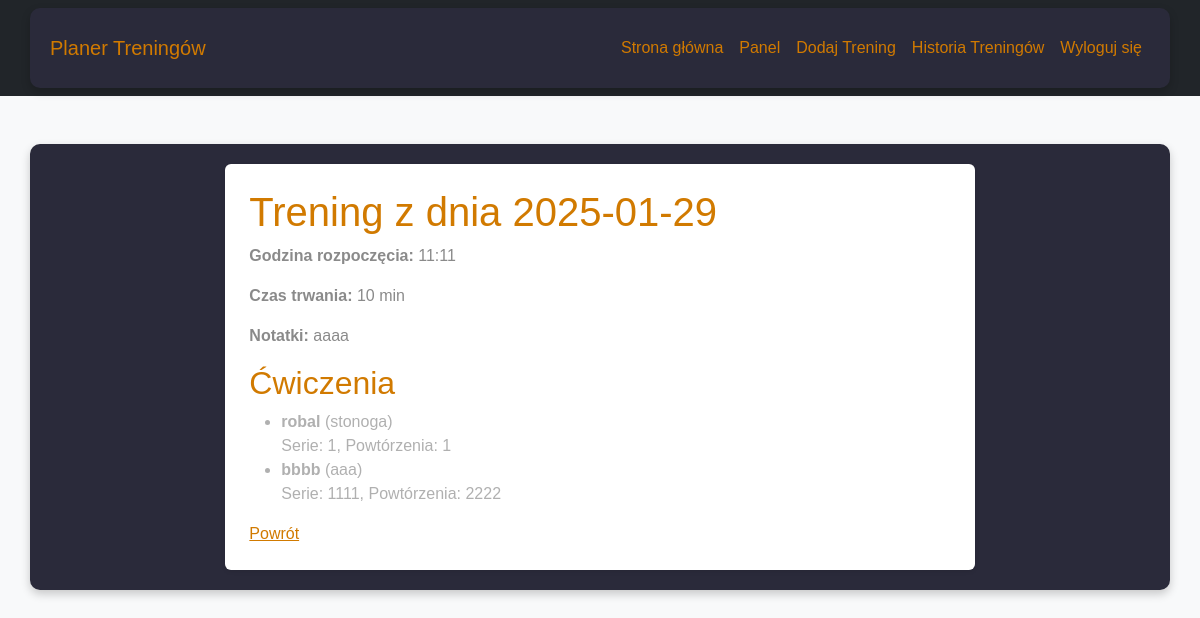
Page /workout/8 (signed in) on the committed database.
### app.py (models this page shows)
class Workout(db.Model):
    id = db.Column(db.Integer, primary_key=True)
    user_id = db.Column(db.Integer, db.ForeignKey('user.id'), nullable=False)
    date = db.Column(db.String(10), nullable=False)
    start_time = db.Column(db.String(5), nullable=False)
    duration = db.Column(db.String(10), nullable=False)
    notes = db.Column(db.Text)
    user = db.relationship('User', backref=db.backref('workouts', lazy=True))

class Exercise(db.Model):
    id = db.Column(db.Integer, primary_key=True)
    workout_id = db.Column(db.Integer, db.ForeignKey('workout.id'), nullable=False)
    body_part = db.Column(db.String(50), nullable=False)
    name = db.Column(db.String(100), nullable=False)
    sets = db.Column(db.Integer, nullable=False)
    reps = db.Column(db.Integer, nullable=False)
    workout = db.relationship('Workout', backref=db.backref('exercises', lazy=True))

### app.py (the view)
@app.route("/workout/<int:workout_id>")
@login_required
def view_workout(workout_id):
    workout = Workout.query.get_or_404(workout_id)
    exercises = Exercise.query.filter_by(workout_id=workout.id).all()
    return render_template("view_workout.html", workout=workout, exercises=exercises)

### app.py (called while the page is built)
@login_manager.user_loader
def load_user(user_id):
    return User.query.get(int(user_id))

### templates/view_workout.html
{% extends "base.html" %}
{% block content %}
    <h1>Trening z dnia {{ workout.date }}</h1>
    <p><strong>Godzina rozpoczęcia:</strong> {{ workout.start_time }}</p>
    <p><strong>Czas trwania:</strong> {{ workout.duration }} min</p>
    <p><strong>Notatki:</strong> {{ workout.notes or "Brak" }}</p>
    <h2>Ćwiczenia</h2>
    {% if exercises %}
        <ul>
        {% for exercise in exercises %}
            <li>
                <strong>{{ exercise.name }}</strong> ({{ exercise.body_part }})<br>
                Serie: {{ exercise.sets }}, Powtórzenia: {{ exercise.reps }}
            </li>
        {% endfor %}
        </ul>
    {% else %}
        <p>Brak ćwiczeń w tym treningu.</p>
    {% endif %}
    <a href="{{ url_for('workout_history') }}">Powrót</a>
{% endblock %}

### static/style.css (style rules this page uses)
body { background-color: #1e1e2f; color: #b0b0b0; font-family: 'Arial', sans-serif; }
h1, h2 { color: #d17a00; }
p { color: #8a8a8a; font-size: 16px; }
a { color: #d17a00; }

### rows in the picture
Workout: date "2025-01-29", start_time "11:11", duration "10", notes "aaaa"
Exercise: name "robal", body_part "stonoga", sets "1", reps "1"
Exercise: name "bbbb", body_part "aaa", sets "1111", reps "2222"
